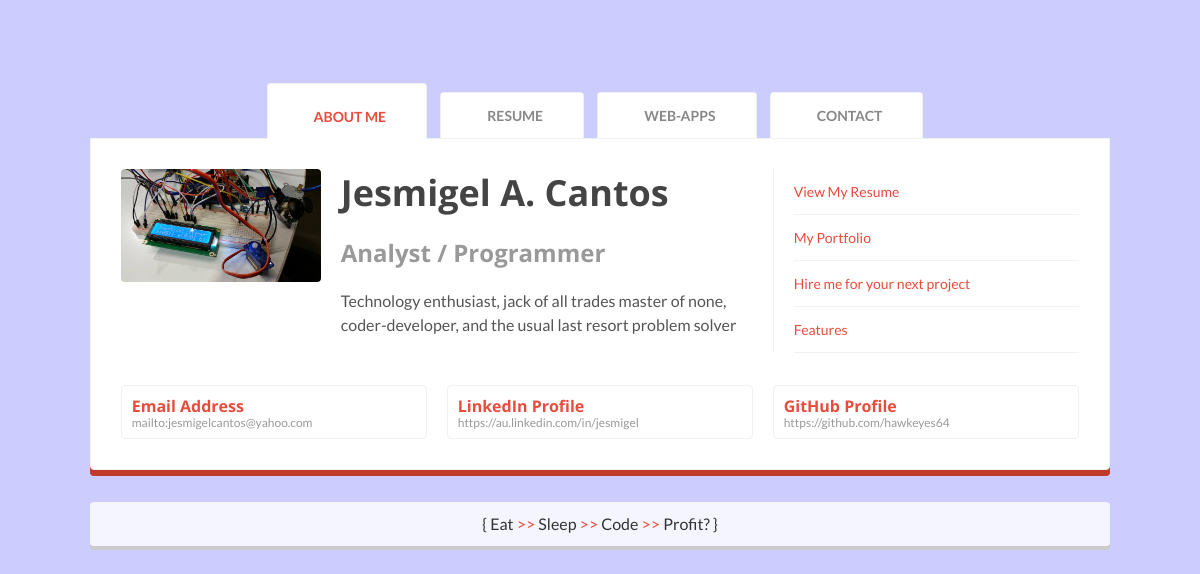
The page / on the database its author committed.
### myprofile/models.py (models this page shows, shortened)
class ETab(models.Model):
    tabs_text = models.CharField(max_length=50)
    tabs_anchor = models.CharField(max_length=51)
    tabs_icon = models.CharField(max_length=100, default="icon-file-text")

class AboutMe_Link(models.Model):
    AboutMe_Link_user = models.ForeignKey(AboutMe, on_delete=models.CASCADE)
    AboutMe_Link_link = models.CharField(max_length=100)
    AboutMe_Link_icon = models.ForeignKey(Reference_LinkIcon, max_length=30)

class Reference_LinkIcon(models.Model):
    LinkType = models.CharField(max_length=50)
    IconTagText = models.CharField(max_length=100)

### myprofile/views.py (the view)
# urls.py: url(r'^', views.index, name='index'),
def index(request):
    context_dict = {
        'pageowner': "Jesmigel A. Cantos",
        'role': "Analyst / Programmer",
        'etab_list': ETab.objects.all(),
        'contents_aboutme': AboutMe_Link.objects.all(),
    }
    return render(request, 'index.html', context_dict)

### myprofile/templates/index.html (shortened to what this page needs)
{% extends 'base.html' %}
{% load staticfiles %}
{% block block_body %}
    <div id="tab-container" class="tab-container">
        <ul class="etabs">
            {% if etab_list %}
                {% for detail_tab in etab_list %}
                    <li class='tab'>
                        <a href="{{ detail_tab.tabs_anchor }}"><i class="{{ detail_tab.tabs_icon }}"></i><span>{{ detail_tab.tabs_text }}</span></a>
                    </li>
                {% endfor %}
            {% else %}
                tab navigation did not work
            {% endif %}
        </ul>
        <div id="tab-data-wrap">
            <div id="about">
                <section class="clearfix">
                    <div class="g2">
                        <div class="photo">
                            <img src="{% static "myprofile/images/temp.jpg" %}" alt="Jesmigel A. Cantos">
                        </div>
                        <div class="info">
                            <h3>{{ pageowner }}</h3>
                            <h4>{{ role }}</h4>
                            <p>Technology enthusiast, jack of all trades master of none, coder-developer, and the usual last resort problem solver</p>
                        </div>
                    </div>
                    <div class="g1">
                        <div class="main-links sidebar">
                            <ul>
                                <li>
                                    <a href="#resume">View My Resume</a>
                                </li>
                                <li>
                                    <a href="#portfolio">My Portfolio</a>
                                </li>
                                <li>
                                    <a href="#contact">Hire me for your next project</a>
                                </li>
                                <li>
                                    <a href="#features">Features</a>
                                </li>
                            </ul>
                        </div>
                    </div>
                    <div class="break"></div>
                    <div class="contact-info">
                    {% if contents_aboutme %}
                        {% for detail_aboutme in contents_aboutme %}
                            <div class="g1">
                                <div class="item-box clearfix">
                                    <div class="item-data">
                                        {% if detail_aboutme.AboutMe_Link_icon.LinkType == "Email Address" %}
                                            <h3><a href="{{ detail_aboutme.AboutMe_Link_link }}">
                                        {% else %}
                                            <h3><a href="{{ detail_aboutme.AboutMe_Link_link }}" target="_blank">
                                        {% endif %}
                                            {{ detail_aboutme.AboutMe_Link_icon.LinkType }}</a></h3>
                                            <p>{{ detail_aboutme.AboutMe_Link_link }}</p>
                                    </div>
                                </div>
                            </div>
                        {% endfor %}
                    {% else %}
                        contents_aboutme did not work
                    {% endif %}
                    </div>
                </section>
            </div>
        </div>
    </div>
{% endblock %}

### myprofile/templates/base.html (shortened to what this page needs)
{% load staticfiles %}
{% load static %}
<!DOCTYPE html>
<html lang="en">
 <html class="no-js">
<head>
    <link href="//netdna.bootstrapcdn.com/font-awesome/3.2.1/css/font-awesome.css" rel="stylesheet">
    <link href="{% static "myprofile/css/normalize.min.css" %}" rel="stylesheet">
    <link href="{% static "myprofile/css/main.css" %}" rel="stylesheet">
</head>
<body class="bg-fixed bg-1">
<div class="main-container">
    <div class="main wrapper clearfix">
        {% block block_body %}
        {% endblock %}
        <footer>
            <p>
                { Eat
                <a href="http://www.wtfpl.net/" target="_blank">>></a>
                Sleep
                <a href="https://www.thevenusproject.com/" target="_blank">>></a>
                Code
                <a href="https://www.codechef.com/" target="_blank">>></a>
                Profit? }
            </p>
        </footer>
    </div>
</div>
</body>
</html>

### rows shown on the page
ETab: tabs_text "ABOUT ME"
ETab: tabs_text "RESUME"
ETab: tabs_text "WEB-APPS"
ETab: tabs_text "CONTACT"
AboutMe_Link: AboutMe_Link_icon.LinkType "Email Address", AboutMe_Link_link "mailto:jesmigelcantos@yahoo.com"
AboutMe_Link: AboutMe_Link_icon.LinkType "LinkedIn Profile", AboutMe_Link_link "https://au.linkedin.com/in/jesmigel"
AboutMe_Link: AboutMe_Link_icon.LinkType "GitHub Profile", AboutMe_Link_link "https://github.com/hawkeyes64"

### other values the page prints
{{ pageowner }} "Jesmigel A. Cantos"
{{ role }} "Analyst / Programmer"
